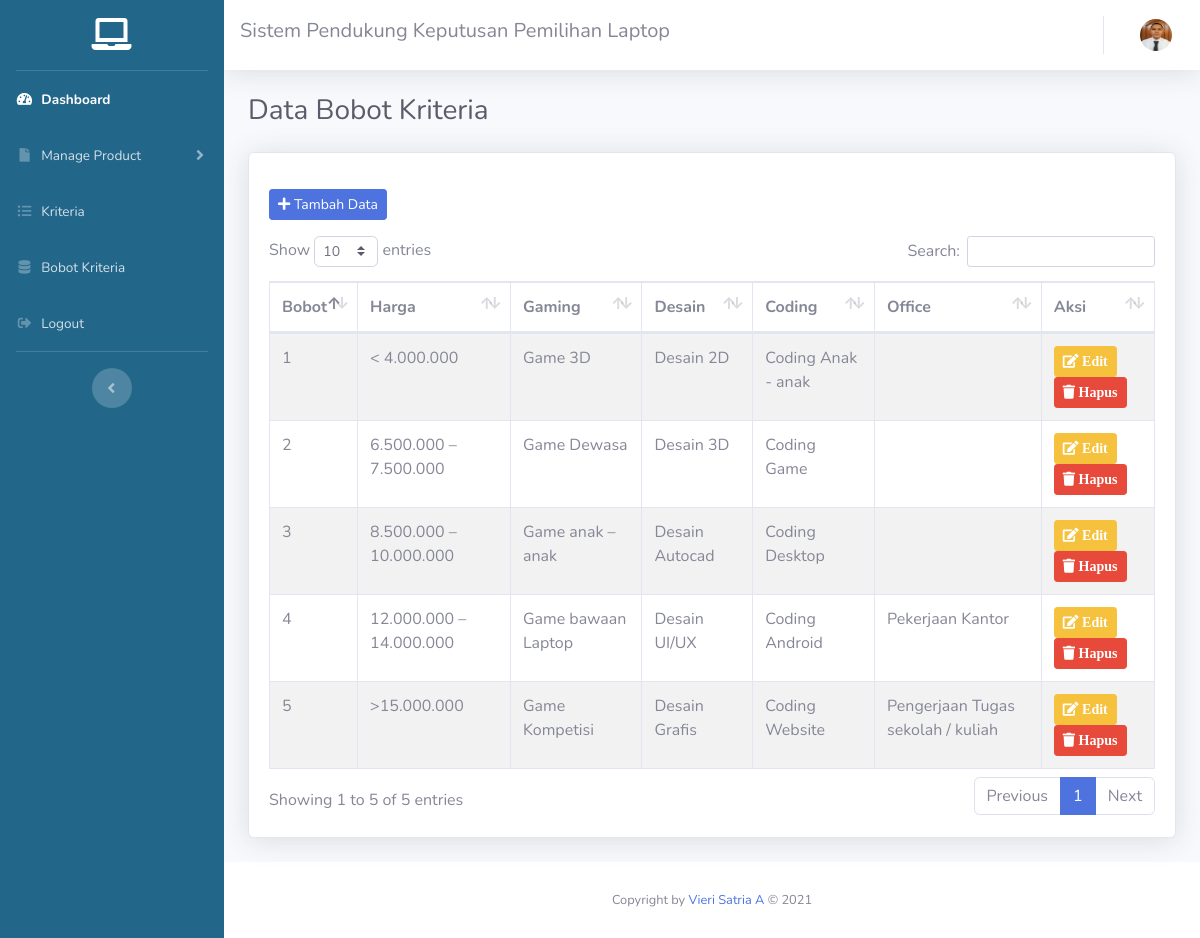
/admin/tabel_bobot.php, run on the app's committed database.
### tables this page shows
CREATE TABLE `bobot_kriteria` (
  `id` int(11) NOT NULL,
  `bobot` int(11) NOT NULL,
  `bobot_harga` varchar(50) NOT NULL,
  `bobot_gaming` varchar(50) NOT NULL,
  `bobot_desain` varchar(50) NOT NULL,
  `bobot_coding` varchar(50) NOT NULL,
  `bobot_office` varchar(50) NOT NULL,
  `create_date` datetime NOT NULL DEFAULT CURRENT_TIMESTAMP,
  `update_date` datetime NOT NULL DEFAULT CURRENT_TIMESTAMP,
  `no_admin` int(11) NOT NULL
);

### admin/tabel_bobot.php (the view, shortened to what this page needs)
<?php
include 'inc/header.php';
include '../koneksi.php';
?>
<div class="container-fluid">
  <div class="d-sm-flex align-items-center justify-content-between mb-4">
    <h1 class="h3 mb-0 text-gray-800">Data Bobot Kriteria</h1>
  </div>
  <div class="card shadow mb-4">
    <div class="card-body">
      <a href="bobot_kriteria.php" class="btn btn-primary btn-sm my-3"><i class="fas fa-plus"></i> Tambah Data</a>
      <div class="table-responsive">
        <table class="table table-bordered table-hover table-striped" id="dataTable" width="100%">
          <thead>
            <tr>
              <th>Bobot</th>
              <th>Harga</th>
              <th>Gaming</th>
              <th>Desain</th>
              <th>Coding</th>
              <th>Office</th>
              <th>Aksi</th>
            </tr>
          </thead>
          <tbody>
            <?php
            $query = "SELECT * FROM bobot_kriteria order by bobot ASC";
            $result = mysqli_query($koneksi, $query);
            while ($row = mysqli_fetch_assoc($result)) {
            ?>
              <tr>
                <td><?php echo $row['bobot']; ?></td>
                <td><?php echo $row['bobot_harga'] ?></td>
                <td><?php echo $row['bobot_gaming'] ?></td>
                <td><?php echo $row['bobot_desain'] ?></td>
                <td><?php echo $row['bobot_coding'] ?></td>
                <td><?php echo $row['bobot_office'] ?></td>
                <td>
                  <a href="edit_bobot.php?bobot=<?php echo $row['bobot'] ?>" class='btn btn-warning btn-sm'><span class="fa fa-edit" aria-hidden="true"> Edit</span></a>
                  <a href="hapus_bobot.php?bobot=<?php echo $row["bobot"] ?>" onclick="return confirm('Yakin ingin menghapus data ini?')" class="btn btn-danger btn-sm"><span class="fa fa-trash" aria-hidden="true"> Hapus</span></a>
                </td>
              </tr>
            <?php } ?>
          </tbody>
        </table>
      </div>
    </div>
  </div>
</div>
</div>
<?php
include 'inc/footer.php';
?>

### admin/inc/header.php (shortened to what this page needs)
<?php
    include "../koneksi.php";
?>
<!DOCTYPE html>
<html lang="en">
<head>
    <link href="assets/vendor/fontawesome-free/css/all.min.css" rel="stylesheet" type="text/css">
    <link href="assets/vendor/datatables/dataTables.bootstrap4.min.css" rel="stylesheet">
    <link href="assets/css/sb-admin-2.min.css" rel="stylesheet">
    <link rel="stylesheet" type="text/css" href="assets/vendor/sweetalert/css/sweetalert2.min.css">
</head>
<body id="page-top">
    <div id="wrapper">
        <ul class="navbar-nav sidebar sidebar-dark accordion" style="background-color: #22668a;" id="accordionSidebar">
            <a class="sidebar-brand d-flex align-items-center justify-content-center" href="dashboard.php">
                <div class="sidebar-brand-icon rotate-n-10">
                    <i class="fas fa-laptop"></i>
                </div>
            </a>
            <hr class="sidebar-divider my-0">
            <li class="nav-item active">
                <a class="nav-link" href="index.php">
                    <i class="fas fa-fw fa-tachometer-alt"></i>
                    <span>Dashboard</span></a>
            </li>
             <li class="nav-item">
                <a class="nav-link collapsed" href="#" data-toggle="collapse" data-target="#collapseUtilities"
                    aria-expanded="true" aria-controls="collapseUtilities">
                    <i class="fas fa-fw fa-file"></i>
                    <span>Manage Product</span>
                </a>
            </li>
            <li class="nav-item">
                <a class="nav-link" href="kriteria.php">
                    <i class="fas fa-fw fa-list-ul"></i>
                    <span>Kriteria</span></a>
            </li>
            <li class="nav-item">
                <a class="nav-link" href="tabel_bobot.php">
                    <i class="fas fa-fw fa-database"></i>
                    <span>Bobot Kriteria</span></a>
            </li>
            <li class="nav-item">
                <a class="nav-link" href="../logout.php">
                    <i class="fas fa-fw fa-sign-out-alt"></i>
                    <span>Logout</span></a>
            </li>
            <hr class="sidebar-divider d-none d-md-block">
            <div class="text-center d-none d-md-inline">
                <button class="rounded-circle border-0" id="sidebarToggle"></button>
            </div>
        </ul>
        <div id="content-wrapper" class="d-flex flex-column">
            <div id="content">
                <nav class="navbar navbar-expand navbar-light bg-white topbar mb-4 static-top shadow">
                    <h5>Sistem Pendukung Keputusan Pemilihan Laptop</h5>
                    <ul class="navbar-nav ml-auto">
                    <?php
                    $query = mysqli_query($koneksi, "SELECT * FROM admin order by no_admin ASC");
                    while ($data = mysqli_fetch_array($query)) { ?>
                        <li class="nav-item dropdown no-arrow">
                            <a class="nav-link dropdown-toggle" href="#" id="userDropdown" role="button"
                                data-toggle="dropdown" aria-haspopup="true" aria-expanded="false">
                                <img class="img-profile rounded-circle"
                                    src="foto/<?php echo $data['foto']?>">
                            </a>
                        </li>
                    <?php } ?>
                    </ul>
                </nav>

### admin/inc/footer.php (shortened to what this page needs)
            <footer class="sticky-footer bg-white">
                <div class="container my-auto">
                    <div class="copyright text-center my-auto">
                        <span>Copyright by <a href="">Vieri Satria A</a> &copy; <?php echo date('Y'); ?></span>
                    </div>
                </div>
            </footer>
        </div>
    </div>
</body>
</html>

### data on the page
bobot_kriteria: bobot "1", bobot_harga "< 4.000.000", bobot_gaming "Game 3D", bobot_desain "Desain 2D", bobot_coding "Coding Anak - anak"
bobot_kriteria: bobot "2", bobot_harga "6.500.000 – 7.500.000", bobot_gaming "Game Dewasa", bobot_desain "Desain 3D", bobot_coding "Coding Game"
bobot_kriteria: bobot "3", bobot_harga "8.500.000 – 10.000.000", bobot_gaming "Game anak – anak", bobot_desain "Desain Autocad", bobot_coding "Coding Desktop"
bobot_kriteria: bobot "4", bobot_harga "12.000.000 – 14.000.000", bobot_gaming "Game bawaan Laptop", bobot_desain "Desain UI/UX", bobot_coding "Coding Android", bobot_office "Pekerjaan Kantor"
bobot_kriteria: bobot "5", bobot_harga ">15.000.000", bobot_gaming "Game Kompetisi", bobot_desain "Desain Grafis", bobot_coding "Coding Website", bobot_office "Pengerjaan Tugas sekolah / kuliah"
